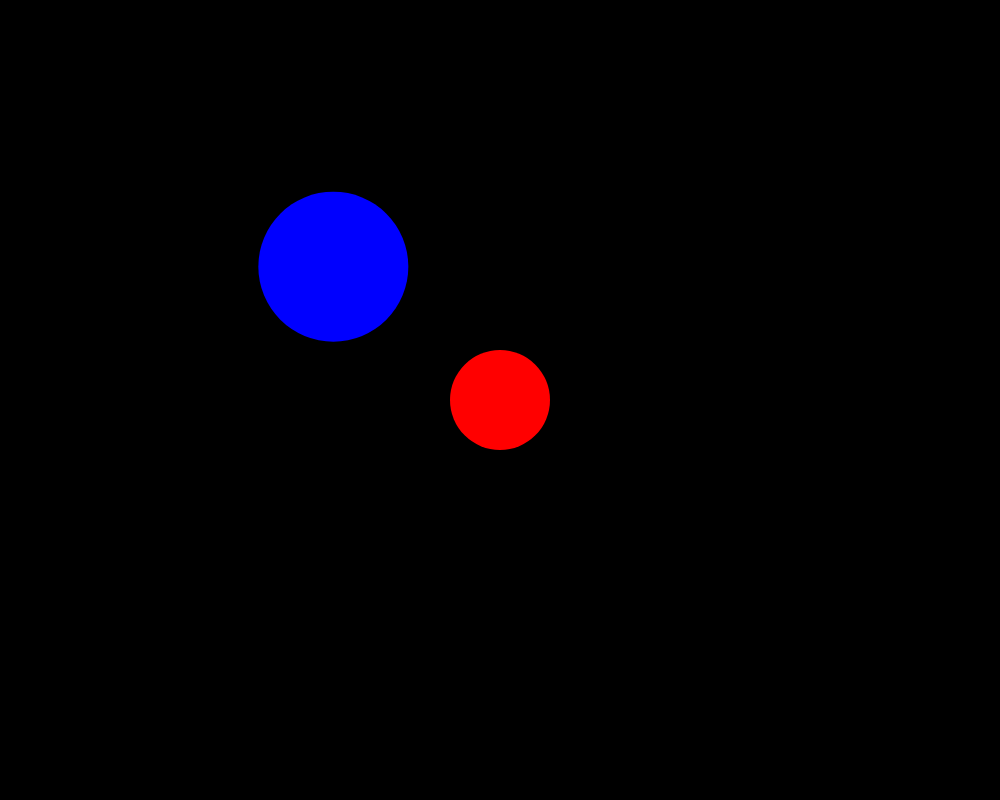
Frame 1 (no input)
Frame 60 (no input): identical to frame 1, image omitted
Frame 120 (the mouse pressed at the canvas centre since frame 60): identical to frame 1, image omitted

The p5.js sketch that drew this single still picture (run headless with seeded random() and noise() and a simulated clock; from frame 60 on, the mouse is pressed at the canvas centre):

// p5.js sketch
// ── sketch.js
let w = 1000
let h = 800

let obj1 = {
    x: w / 2,
    y: h / 2,
    d: 100,
    clr: "red",
    v: 20,
    mH: false,
    mV: false
}

let obj2 = {
    x: w / 3,
    y: h / 3,
    d: 150,
    clr: "blue",
    v: 20,
    mH: false,
    mV: false
}

function setup() {
    createCanvas(w, h)
    background("black")
    noStroke()
}

function draw() {
    background("black")

    if (obj1.mH) {
        obj1.x += obj1.v
    }
    if (obj1.mV) {
        obj1.y += obj1.v
    }

    fill(obj1.clr)
    ellipse(obj1.x, obj1.y, obj1.d)

    fill(obj2.clr)
    ellipse(obj2.x, obj2.y, obj2.d)

    obj1.x = constrain(obj1.x, 0 + obj1.d / 2, w - obj1.d / 2)
    obj1.y = constrain(obj1.y, 0 + obj1.d / 2, h - obj1.d / 2)

    if (dist(obj1.x, obj1.y, obj2.x, obj2.y) <= obj1.d / 2 + obj2.d / 2) {
        obj1.clr = "magenta"
        obj2.clr = "lime"
    }
}

function keyPressed() {
    if (keyCode == RIGHT_ARROW) {
        obj1.v = 5
        obj1.mH = true
    }

    if (keyCode == LEFT_ARROW) {
        obj1.v = -5
        obj1.mH = true
    }

    if (keyCode == UP_ARROW) {
        obj1.v = -5
        obj1.mV = true
    }

    if (keyCode == DOWN_ARROW) {
        obj1.v = 5
        obj1.mV = true
    }

    if (keyCode == 32) {
        obj1.clr = getRandomColor()
    }


}

function keyReleased() {
    obj1.mH = false
    obj1.mV = false
}
